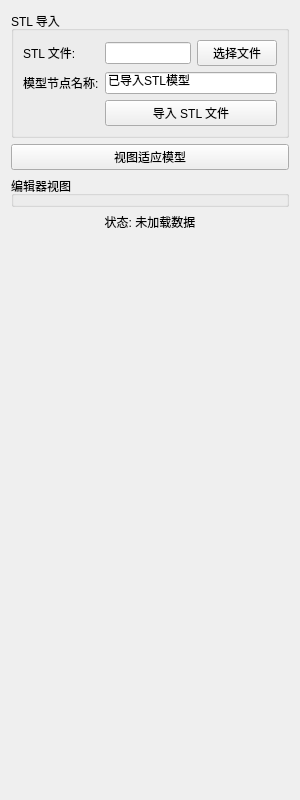
<?xml version="1.0" encoding="UTF-8"?>
<ui version="4.0">
 <class>Home</class>
 <widget class="qSlicerWidget" name="Home">
  <property name="geometry">
   <rect>
    <x>0</x>
    <y>0</y>
    <width>300</width>
    <height>800</height>
   </rect>
  </property>
  <layout class="QVBoxLayout" name="verticalLayout">
   <item>
    <widget class="QGroupBox" name="importStlGroup">
     <property name="title">
      <string>STL 导入</string>
     </property>
     <layout class="QFormLayout" name="formLayout">
      <item row="0" column="0">
       <widget class="QLabel" name="stlFileLabel">
        <property name="text">
         <string>STL 文件:</string>
        </property>
       </widget>
      </item>
      <item row="0" column="1">
       <layout class="QHBoxLayout" name="horizontalLayout">
        <item>
         <widget class="QLineEdit" name="stlFileLineEdit">
          <property name="readOnly">
           <bool>true</bool>
          </property>
         </widget>
        </item>
        <item>
         <widget class="QPushButton" name="selectStlFileButton">
          <property name="text">
           <string>选择文件</string>
          </property>
         </widget>
        </item>
       </layout>
      </item>
      <item row="1" column="0">
       <widget class="QLabel" name="modelNameLabel">
        <property name="text">
         <string>模型节点名称:</string>
        </property>
       </widget>
      </item>
      <item row="1" column="1">
       <widget class="QLineEdit" name="modelNameLineEdit">
        <property name="text">
         <string>已导入STL模型</string>
        </property>
       </widget>
      </item>
      <item row="2" column="1">
       <widget class="QPushButton" name="processStlButton">
        <property name="text">
         <string>导入 STL 文件</string>
        </property>
       </widget>
      </item>
     </layout>
    </widget>
   </item>
   <item>
    <widget class="QPushButton" name="resetViewsToFitModelsButton">
     <property name="text">
      <string>视图适应模型</string>
     </property>
    </widget>
   </item>
   <item>
    <widget class="QGroupBox" name="segmentEditorDisplayGroupBox">
     <property name="title">
      <string>编辑器视图</string>
     </property>
    </widget>
   </item>
   <item>
    <widget class="QLabel" name="statusLabel">
     <property name="text">
      <string>状态: 未加载数据</string>
     </property>
     <property name="alignment">
      <set>Qt::AlignCenter</set>
     </property>
     <property name="wordWrap">
      <bool>true</bool>
     </property>
    </widget>
   </item>
   <item>
    <spacer name="verticalSpacer">
     <property name="orientation">
      <enum>Qt::Vertical</enum>
     </property>
     <property name="sizeHint" stdset="0">
      <size>
       <width>20</width>
       <height>40</height>
      </size>
     </property>
    </spacer>
   </item>
  </layout>
 </widget>
 <customwidgets>
  <customwidget>
   <class>qSlicerWidget</class>
   <extends>QWidget</extends>
   <header>qSlicerWidget.h</header>
   <container>1</container>
  </customwidget>
  <customwidget>
   <class>QGroupBox</class>
   <extends>QGroupBox</extends>
   <header>QtWidgets/qgroupbox.h</header>
  </customwidget>
  <customwidget>
   <class>qMRMLNodeComboBox</class>
   <extends>qMRMLWidget</extends>
   <header>qMRMLNodeComboBox.h</header>
  </customwidget>
 </customwidgets>
 <resources/>
 <connections/>
</ui>
